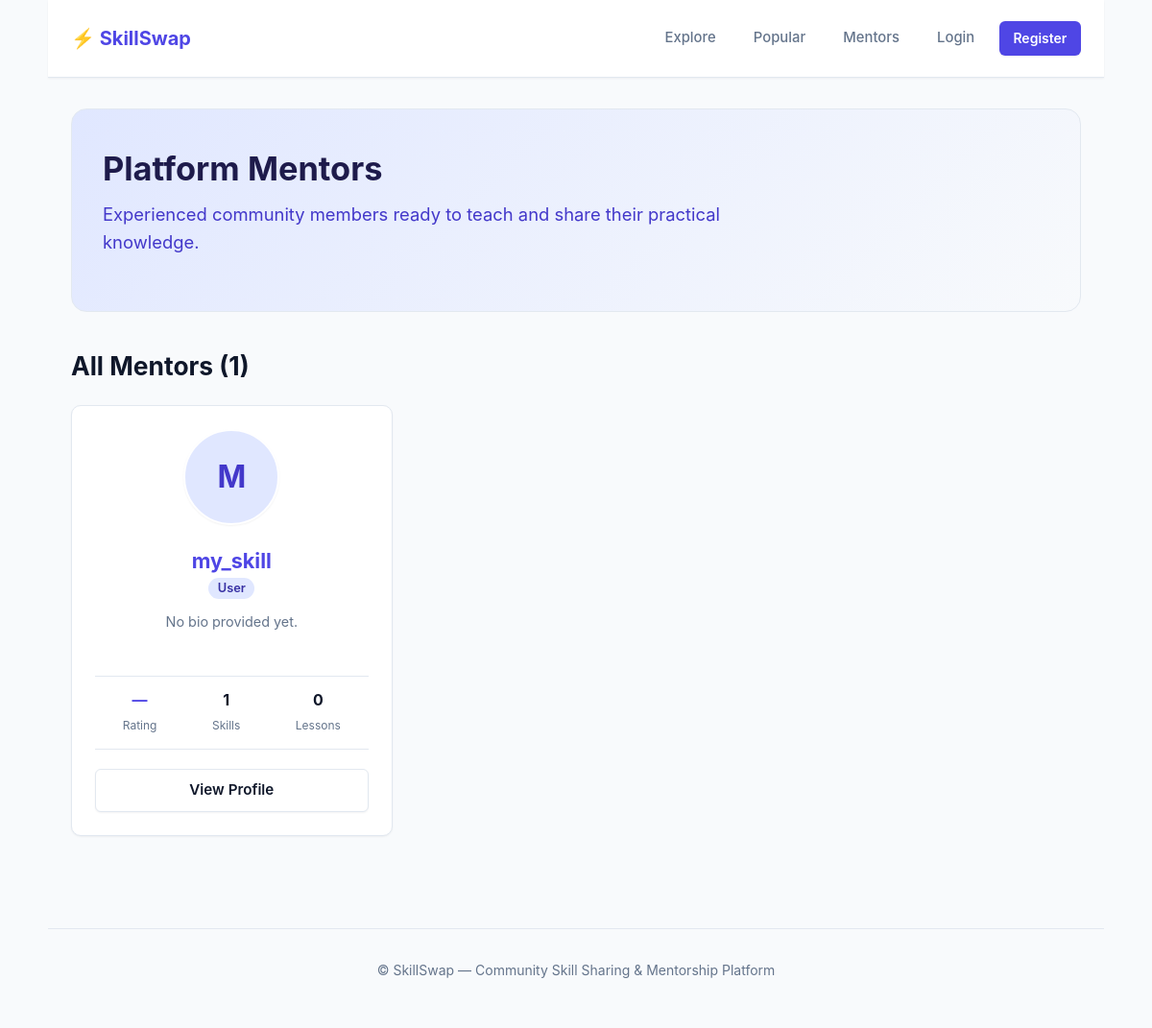
Page /mentors/ on the earlier database version.
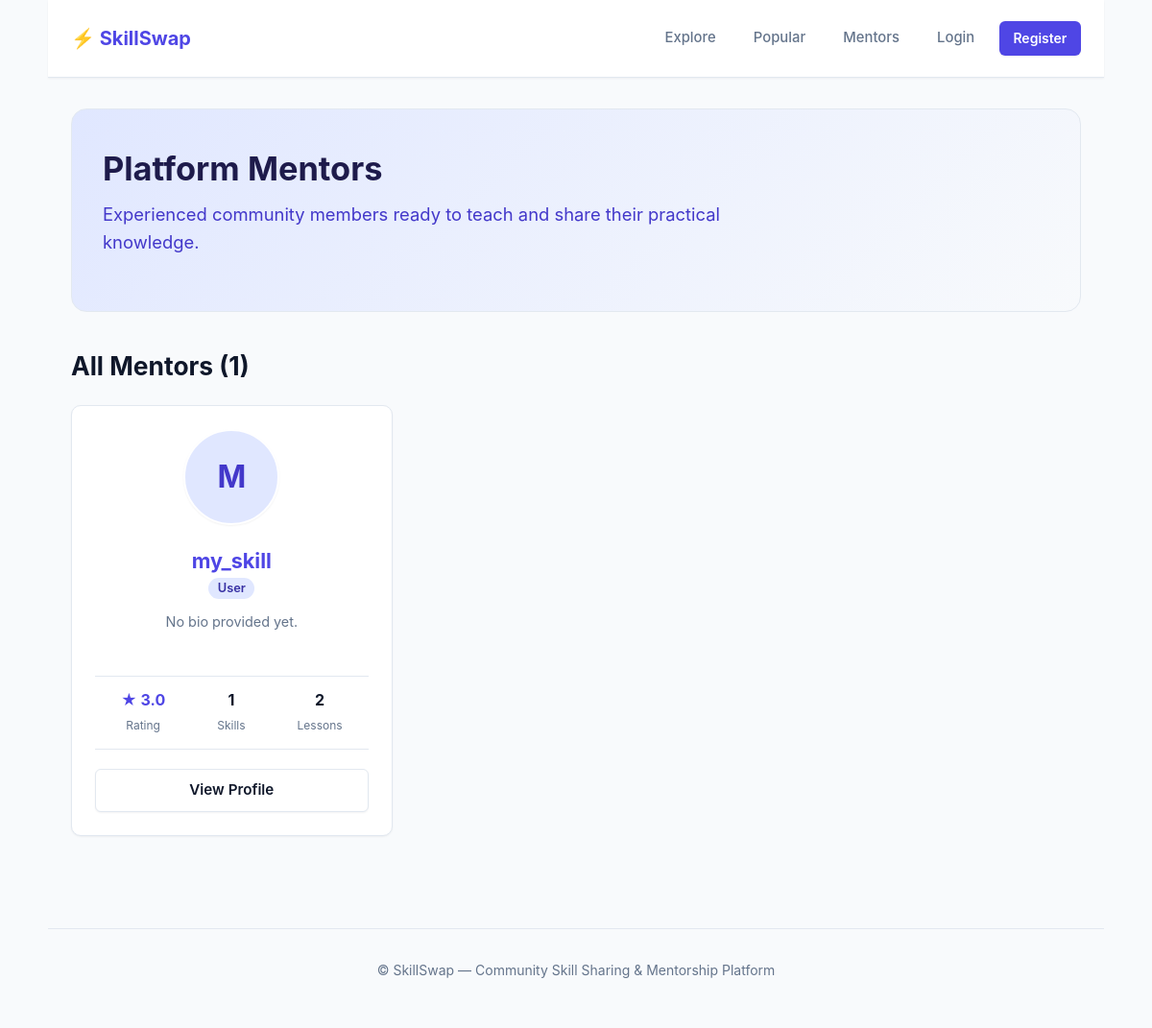
Same page on the later database version.
### users/models.py (models this page shows, shortened)
class User(AbstractUser):
    class Role(models.TextChoices):
        SUPER_ADMIN = 'super_admin', 'Super Admin'
        ADMIN = 'admin', 'Admin'
        USER = 'user', 'User'
    objects = CustomUserManager()
    role = models.CharField(
        max_length=20,
        choices=Role.choices,
        default=Role.USER
    )
    avatar = CloudinaryField(
        "avatar",
        blank=True,
        null=True
    )
    bio = models.TextField(
        "About me",
        blank=True
    )
    is_banned = models.BooleanField(
        "Banned",
        default=False
    )
    class Meta:
        verbose_name = "User"
        verbose_name_plural = "Users"
        ordering = ['-date_joined']
    @property
    def published_offers_count(self):
        return self.offers.filter(status__slug='published').count()
    @property
    def completed_lessons_count(self):
        from offers.models import BookingRequest
        return BookingRequest.objects.filter(
            offer__author=self,
            status=BookingRequest.Status.COMPLETED
        ).count()
    @property
    def average_rating(self):
        from offers.models import Review
        result = Review.objects.filter(offer__author=self).aggregate(models.Avg('rating'))['rating__avg']
        return round(result, 1) if result is not None else None

### offers/views.py (the view)
# urls.py: path('mentors/', views.mentors_view, name='mentors'),
def mentors_view(request):
    mentors = (
        User.objects.filter(offers__status__slug='published')
        .distinct()
        .order_by('-date_joined')
    )
    return render(request, 'offers/mentors.html', {'mentors': mentors})

### offers/templates/offers/mentors.html (shortened to what this page needs)
{% extends 'base.html' %}
{% block content %}
<section class="hero">
    <h1>Platform Mentors</h1>
    <p>Experienced community members ready to teach and share their practical knowledge.</p>
</section>
<h2>All Mentors ({{ mentors.count }})</h2>
{% if mentors %}
    <section class="grid">
        {% for mentor in mentors %}
            <article style="text-align: center; align-items: center;">
                {% if mentor.avatar %}
                    <img src="{{ mentor.avatar.url }}" alt="{{ mentor.username }}" class="avatar avatar-lg" style="margin-bottom: 1rem;">
                {% else %}
                    <span class="avatar avatar-lg" style="display: inline-flex; align-items: center; justify-content: center; background: #e0e7ff; color: #4338ca; font-size: 2rem; font-weight: 700; margin-bottom: 1rem;">
                        {{ mentor.username|slice:":1"|upper }}
                    </span>
                {% endif %}
                <h3 style="margin-bottom: 0.25rem;">
                    <a href="{% url 'user_profile' mentor.username %}">{{ mentor.username }}</a>
                </h3>
                <span class="badge" style="margin-bottom: 0.75rem;">{{ mentor.get_role_display }}</span>
                <p style="color: var(--text-muted); font-size: 0.9rem; min-height: 40px;">
                    {{ mentor.bio|default:"No bio provided yet."|truncatewords:15 }}
                </p>
                <div style="display: flex; justify-content: space-around; width: 100%; padding: 0.75rem 0; border-top: 1px solid var(--border); border-bottom: 1px solid var(--border); margin: 0.75rem 0;">
                    <div>
                        <div style="font-weight: 700; color: var(--primary);">
                            {% if mentor.average_rating %}
                                ★ {{ mentor.average_rating }}
                            {% else %}
                                —
                            {% endif %}
                        </div>
                        <small style="color: var(--text-muted); font-size: 0.75rem;">Rating</small>
                    </div>
                    <div>
                        <div style="font-weight: 700; color: var(--text);">{{ mentor.published_offers_count }}</div>
                        <small style="color: var(--text-muted); font-size: 0.75rem;">Skills</small>
                    </div>
                    <div>
                        <div style="font-weight: 700; color: var(--text);">{{ mentor.completed_lessons_count }}</div>
                        <small style="color: var(--text-muted); font-size: 0.75rem;">Lessons</small>
                    </div>
                </div>
                <div style="margin-top: 0.5rem; width: 100%;">
                    <a href="{% url 'user_profile' mentor.username %}" class="button secondary" style="width: 100%;">
                        View Profile
                    </a>
                </div>
            </article>
        {% endfor %}
    </section>
{% else %}
    <div class="empty-state">
        <h3>No Registered Mentors Yet</h3>
        <p>Users become mentors once they have at least one published skill offer.</p>
    </div>
{% endif %}
{% endblock %}

### templates/base.html (shortened to what this page needs)
{% load static %}
<!DOCTYPE html>
<html lang="en">
<head>
    <link rel="stylesheet" href="{% static 'css/style.css' %}">
</head>
<body>
    <header>
        <nav>
            <strong><a href="{% url 'explore' %}" class="logo">⚡ SkillSwap</a></strong>
            <ul>
                <li><a href="{% url 'explore' %}">Explore</a></li>
                <li><a href="{% url 'popular' %}">Popular</a></li>
                <li><a href="{% url 'mentors' %}">Mentors</a></li>
                {% if user.is_authenticated %}
                    <li><a href="{% url 'favorites' %}">Favorites</a></li>
                    <li><a href="{% url 'my_offers' %}">My Offers</a></li>
                    <li><a href="{% url 'my_requests' %}">My Requests</a></li>
                    <li><a href="{% url 'profile' %}">Profile ({{ user.username }})</a></li>
                    {% if user.is_super_admin %}
                        <li><a href="{% url 'admin_dashboard' %}">Admin Panel</a></li>
                        <li><a href="{% url 'admin:index' %}" target="_blank">Django Admin</a></li>
                    {% elif user.is_admin_user %}
                        <li><a href="{% url 'admin_dashboard' %}">Admin Panel</a></li>
                    {% endif %}
                    <li><a href="{% url 'logout' %}">Logout</a></li>
                {% else %}
                    <li><a href="{% url 'login' %}">Login</a></li>
                    <li><a href="{% url 'register' %}" class="button" style="padding: 0.35rem 0.85rem; font-size: 0.875rem;">Register</a></li>
                {% endif %}
            </ul>
        </nav>
    </header>
    <main>
        {% block content %}
        {% endblock %}
    </main>
    <footer>
        <p>&copy; SkillSwap — Community Skill Sharing & Mentorship Platform</p>
    </footer>
</body>
</html>

Differences in the rows shown:
changed User "my_skill": average_rating (not shown) → "3.0"; completed_lessons_count "0" → "2"; text "—" → "★"
